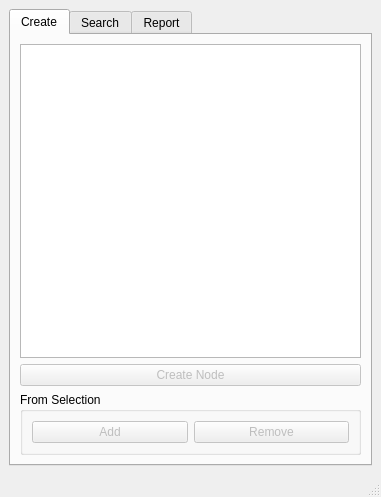
<?xml version="1.0" encoding="UTF-8"?>
<ui version="4.0">
 <class>MainWindow</class>
 <widget class="QMainWindow" name="MainWindow">
  <property name="geometry">
   <rect>
    <x>0</x>
    <y>0</y>
    <width>381</width>
    <height>497</height>
   </rect>
  </property>
  <property name="windowTitle">
   <string>User Data Editor</string>
  </property>
  <widget class="QWidget" name="centralwidget">
   <layout class="QHBoxLayout" name="horizontalLayout_2">
    <item>
     <widget class="QTabWidget" name="tabWidget">
      <property name="currentIndex">
       <number>0</number>
      </property>
      <property name="documentMode">
       <bool>false</bool>
      </property>
      <widget class="QWidget" name="createTab">
       <attribute name="title">
        <string>Create</string>
       </attribute>
       <layout class="QVBoxLayout" name="verticalLayout_3">
        <item>
         <widget class="QListWidget" name="createDataList">
          <property name="selectionMode">
           <enum>QAbstractItemView::ExtendedSelection</enum>
          </property>
         </widget>
        </item>
        <item>
         <widget class="QPushButton" name="createData">
          <property name="enabled">
           <bool>false</bool>
          </property>
          <property name="text">
           <string>Create Node</string>
          </property>
          <property name="checkable">
           <bool>false</bool>
          </property>
         </widget>
        </item>
        <item>
         <layout class="QHBoxLayout" name="Selection">
          <item>
           <widget class="QGroupBox" name="groupBox">
            <property name="title">
             <string>From Selection</string>
            </property>
            <layout class="QHBoxLayout" name="horizontalLayout">
             <item>
              <widget class="QPushButton" name="addData">
               <property name="enabled">
                <bool>false</bool>
               </property>
               <property name="text">
                <string>Add</string>
               </property>
              </widget>
             </item>
             <item>
              <widget class="QPushButton" name="removeData">
               <property name="enabled">
                <bool>false</bool>
               </property>
               <property name="text">
                <string>Remove</string>
               </property>
              </widget>
             </item>
            </layout>
           </widget>
          </item>
         </layout>
        </item>
       </layout>
      </widget>
      <widget class="QWidget" name="sceneTab">
       <attribute name="title">
        <string>Search</string>
       </attribute>
       <layout class="QVBoxLayout" name="verticalLayout">
        <item>
         <widget class="QListWidget" name="searchDataList"/>
        </item>
        <item>
         <layout class="QVBoxLayout" name="verticalLayout_5">
          <item>
           <widget class="QPushButton" name="sceneSelect">
            <property name="text">
             <string>Select From Scene</string>
            </property>
           </widget>
          </item>
          <item>
           <widget class="QPushButton" name="filterSelection">
            <property name="text">
             <string>Find in Selection</string>
            </property>
           </widget>
          </item>
         </layout>
        </item>
       </layout>
      </widget>
      <widget class="QWidget" name="report_tab">
       <attribute name="title">
        <string>Report</string>
       </attribute>
       <layout class="QVBoxLayout" name="verticalLayout_2">
        <property name="spacing">
         <number>0</number>
        </property>
        <property name="leftMargin">
         <number>0</number>
        </property>
        <property name="topMargin">
         <number>0</number>
        </property>
        <property name="rightMargin">
         <number>0</number>
        </property>
        <property name="bottomMargin">
         <number>0</number>
        </property>
        <item>
         <widget class="QWidget" name="widget" native="true">
          <layout class="QVBoxLayout" name="verticalLayout_6">
           <item>
            <widget class="QPushButton" name="attribute_conflicts">
             <property name="text">
              <string>Find Attribute Conflicts</string>
             </property>
            </widget>
           </item>
           <item>
            <widget class="QPlainTextEdit" name="report_results">
             <property name="readOnly">
              <bool>true</bool>
             </property>
            </widget>
           </item>
          </layout>
         </widget>
        </item>
       </layout>
      </widget>
     </widget>
    </item>
   </layout>
  </widget>
  <widget class="QStatusBar" name="statusbar"/>
 </widget>
 <tabstops>
  <tabstop>tabWidget</tabstop>
 </tabstops>
 <resources/>
 <connections/>
</ui>
